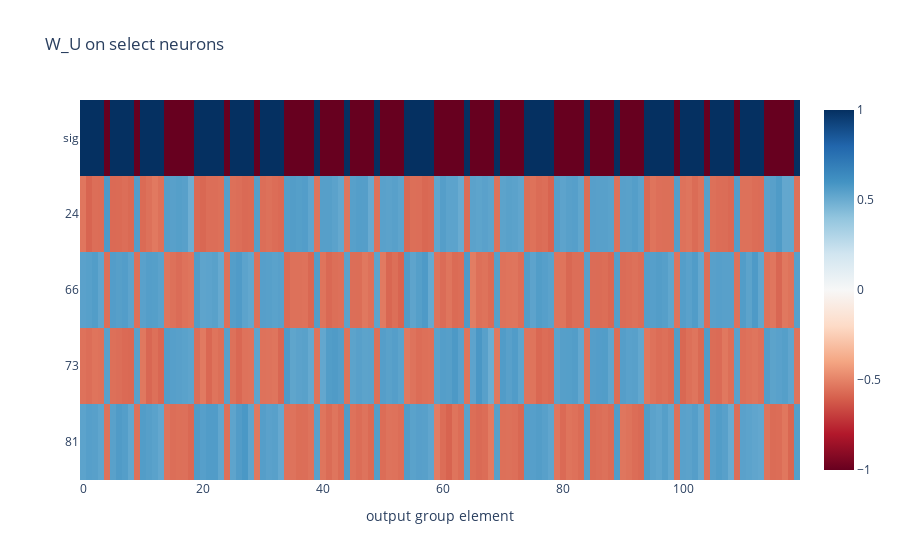

The code cell stored with this chart in its notebook:
### Code cell
# evidence: form of W_U on sign neurons

sigs = group.signatures.unsqueeze(-1)
W_U_signatures = model.W_U[signature_neurons, :].T
stack = torch.hstack([sigs, W_U_signatures]).T
imshow(stack, y=['sig'] + sig_labels, input2='output group element', title='W_U on select neurons')

### Figure 1 — Plotly figure (JSON) as saved in the notebook; plotly's stock layout.template omitted (floating-point values rounded to 4 significant figures; data arrays with more than 128 entries replaced by an {"elided": "..."} marker saying what was removed)
{"data": [{"coloraxis": "coloraxis", "hovertemplate": "output group element: %{x}<br>y: %{y}<br>color: %{z}<extra></extra>", "name": "0", "type": "heatmap", "xaxis": "x", "y": ["sig", "24", "66", "73", "81"], "yaxis": "y", "z": {"elided": "5x120 float values"}}], "layout": {"coloraxis": {"cmid": 0, "colorscale": [[0, "rgb(103,0,31)"], [0.1, "rgb(178,24,43)"], [0.2, "rgb(214,96,77)"], [0.3, "rgb(244,165,130)"], [0.4, "rgb(253,219,199)"], [0.5, "rgb(247,247,247)"], [0.6, "rgb(209,229,240)"], [0.7, "rgb(146,197,222)"], [0.8, "rgb(67,147,195)"], [0.9, "rgb(33,102,172)"], [1, "rgb(5,48,97)"]]}, "title": {"text": "W_U on select neurons"}, "xaxis": {"anchor": "y", "constrain": "domain", "domain": [0, 1], "scaleanchor": "y", "title": {"text": "output group element"}}, "yaxis": {"anchor": "x", "autorange": "reversed", "constrain": "domain", "domain": [0, 1]}}}
